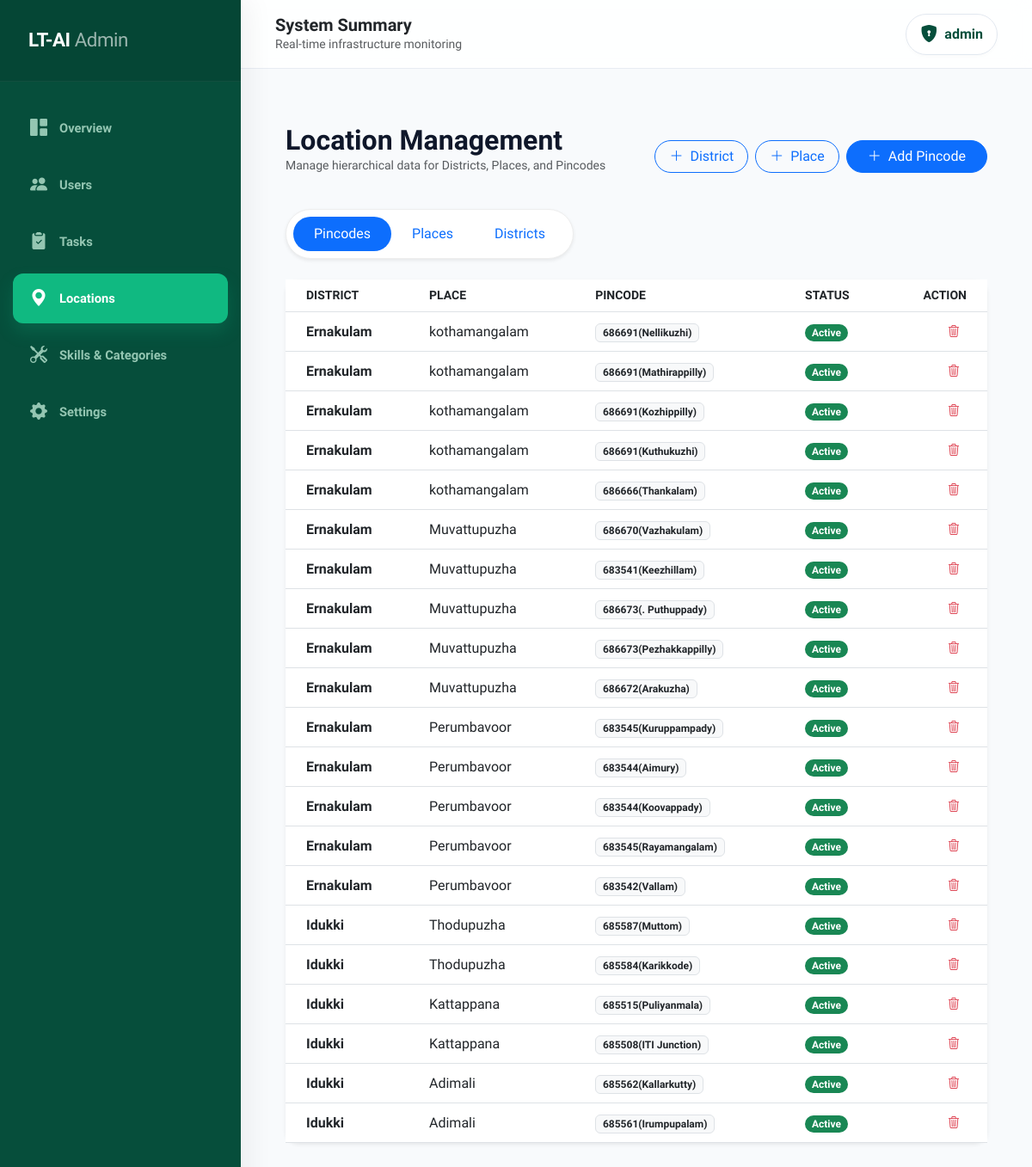
The page /admin-panel/location-management/ (signed in) on the database its author committed.
### accounts/models.py (models this page shows, shortened)
class User(AbstractUser):
    name = models.CharField(max_length=100)
    email = models.EmailField(unique=True)
    phone = models.CharField(max_length=15)
    ROLE_CHOICES = (
        ('giver', 'Giver'),
        ('doer', 'Doer'),
        ('admin', 'Admin'),
    )
    role = models.CharField(max_length=10, choices=ROLE_CHOICES)
    adhar_photo = models.ImageField(upload_to='adhar_photos/', null=True, blank=True)
    photo = models.ImageField(upload_to='profile_photos/', null=True, blank=True)
    certificate_file = models.FileField(upload_to='certificates/', null=True, blank=True)
    verification_attempts = models.IntegerField(default=0)
    approval_status = models.CharField(max_length=20, default='pending')
    status = models.CharField(max_length=20, default='Active')
    verification_live_photo = models.ImageField(
    upload_to='verification/live_photos/',
    null=True,
    blank=True
)
    USERNAME_FIELD = 'email'
    REQUIRED_FIELDS = ['username', 'name']

### adminpanel/models.py (models this page shows, shortened)
class Pincode(models.Model):
    place = models.ForeignKey(Place, on_delete=models.CASCADE, related_name='pincodes')
    pincode_number = models.CharField(max_length=10)
    status = models.CharField(max_length=20, default='Active')

class Place(models.Model):
    district = models.ForeignKey(District, on_delete=models.CASCADE, related_name='places')
    place_name = models.CharField(max_length=100)
    status = models.CharField(max_length=20, default='Active')

class District(models.Model):
    district_name = models.CharField(max_length=100)
    status = models.CharField(max_length=20, default='Active')

### adminpanel/views.py (the view, shortened to what this page needs)
# urls.py: path('location-management/', views.location_management, name='location_management'),
@user_passes_test(is_admin)
def location_management(request):
    context = {
        'districts': District.objects.all(),
        'places': Place.objects.all(),
        'pincodes': Pincode.objects.select_related('place__district').all(),
    }
    return render(request, 'adminpanel/location_management.html', context)

### adminpanel/views.py (called while the page is built)
def is_admin(user):
    return user.is_superuser

### adminpanel/templates/adminpanel/location_management.html (shortened to what this page needs)
{% extends 'adminpanel/base_admin.html' %}
{% block content %}
<link rel="stylesheet" href="https://cdn.jsdelivr.net/npm/sweetalert2@11/dist/sweetalert2.min.css">
<div class="container-fluid py-4">
    <div class="d-flex justify-content-between align-items-center mb-4">
        <div>
            <h2 class="fw-bold mb-0">Location Management</h2>
            <p class="text-muted small">Manage hierarchical data for Districts, Places, and Pincodes</p>
        </div>
        <div class="d-flex gap-2">
            <button class="btn btn-outline-primary rounded-pill px-3" data-bs-toggle="modal" data-bs-target="#addDistrictModal">
                <i class="bi bi-plus-lg me-1"></i> District
            </button>
            <button class="btn btn-outline-primary rounded-pill px-3" data-bs-toggle="modal" data-bs-target="#addPlaceModal">
                <i class="bi bi-plus-lg me-1"></i> Place
            </button>
            <button class="btn btn-primary rounded-pill px-4" data-bs-toggle="modal" data-bs-target="#addLocationModal">
                <i class="bi bi-plus-lg me-2"></i>Add Pincode
            </button>
        </div>
    </div>
    <ul class="nav nav-pills mb-4 bg-white p-2 shadow-sm rounded-pill" id="locationTab" role="tablist" style="width: fit-content; border: 1px solid #eee;">
        <li class="nav-item" role="presentation">
            <button class="nav-link active rounded-pill px-4" id="pincode-tab" data-bs-toggle="pill" data-bs-target="#pincode-pane" type="button" role="tab">Pincodes</button>
        </li>
        <li class="nav-item" role="presentation">
            <button class="nav-link rounded-pill px-4" id="place-tab" data-bs-toggle="pill" data-bs-target="#place-pane" type="button" role="tab">Places</button>
        </li>
        <li class="nav-item" role="presentation">
            <button class="nav-link rounded-pill px-4" id="district-tab" data-bs-toggle="pill" data-bs-target="#district-pane" type="button" role="tab">Districts</button>
        </li>
    </ul>
    <div class="tab-content" id="locationTabContent">
        <div class="tab-pane fade show active" id="pincode-pane" role="tabpanel">
            <div class="card border-0 shadow-sm" style="border-radius: 15px;">
                <div class="card-body p-0">
                    <div class="table-responsive">
                        <table class="table table-hover align-middle mb-0">
                            <thead class="bg-light text-muted small text-uppercase">
                                <tr>
                                    <th class="ps-4">District</th>
                                    <th>Place</th>
                                    <th>Pincode</th>
                                    <th>Status</th>
                                    <th class="text-end pe-4">Action</th>
                                </tr>
                            </thead>
                            <tbody>
                                {% for pin in pincodes %}
                                <tr>
                                    <td class="ps-4 fw-bold text-dark">{{ pin.place.district.district_name }}</td>
                                    <td>{{ pin.place.place_name }}</td>
                                    <td><span class="badge bg-light text-dark border">{{ pin.pincode_number }}</span></td>
                                    <td><span class="badge bg-success rounded-pill">{{ pin.status }}</span></td>
                                    <td class="text-end pe-4">
                                        <a href="javascript:void(0)" class="btn btn-sm btn-outline-danger border-0"
                                           onclick="confirmDelete('{% url 'delete_location' pin.id %}', 'Remove this pincode?')">
                                            <i class="bi bi-trash3"></i>
                                        </a>
                                    </td>
                                </tr>
                                {% empty %}
                                <tr><td colspan="5" class="text-center py-5 text-muted">No pincodes added yet.</td></tr>
                                {% endfor %}
                            </tbody>
                        </table>
                    </div>
                </div>
            </div>
        </div>
    </div>
</div>
{% endblock %}

### adminpanel/templates/adminpanel/base_admin.html (shortened to what this page needs)
<!DOCTYPE html>
<html lang="en">
<head>
    <link href="https://cdn.jsdelivr.net/npm/bootstrap@5.3.0/dist/css/bootstrap.min.css" rel="stylesheet">
    <link rel="stylesheet" href="https://cdn.jsdelivr.net/npm/bootstrap-icons@1.11.0/font/bootstrap-icons.css">
</head>
<body>
<div class="admin-sidebar">
    <div class="brand-section text-white">
        <span>LT-AI <span class="fw-light" style="opacity: 0.6;">Admin</span></span>
    </div>
    <div class="nav-group">
        <a href="{% url 'admin_dashboard' %}" class="admin-nav-link {% if request.resolver_match.url_name == 'admin_dashboard' %}active{% endif %}">
            <i class="bi bi-grid-1x2-fill"></i> Overview
        </a>
        <a href="{% url 'admin_user_management' %}" class="admin-nav-link {% if request.resolver_match.url_name == 'admin_user_management' %}active{% endif %}">
            <i class="bi bi-people-fill"></i> Users
        </a>
        <a href="{% url 'admin_task_management' %}" class="admin-nav-link {% if request.resolver_match.url_name == 'admin_task_management' %}active{% endif %}">
            <i class="bi bi-clipboard2-check-fill"></i> Tasks
        </a>
        <a href="{% url 'location_management' %}" class="admin-nav-link {% if request.resolver_match.url_name == 'location_management' %}active{% endif %}">
            <i class="bi bi-geo-alt-fill"></i> Locations
        </a>
        <a href="{% url 'skill_management' %}" class="admin-nav-link {% if request.resolver_match.url_name == 'skill_management' %}active{% endif %}">
            <i class="bi bi-tools"></i> Skills & Categories
        </a>
        <a href="#" class="admin-nav-link">
            <i class="bi bi-gear-fill"></i> Settings
        </a>
    </div>
</div>
<div class="admin-main">
    <header class="admin-header">
        <div class="search-bar">
            <h5 class="fw-bold mb-0 text-dark">System Summary</h5>
            <p class="text-muted small mb-0 d-none d-md-block">Real-time infrastructure monitoring</p>
        </div>
        <div class="user-profile dropdown">
            <button class="btn border-0 rounded-pill px-3 py-2 d-flex align-items-center"
                    style="color: var(--sidebar-dark); font-weight: 700;"
                    data-bs-toggle="dropdown">
                <i class="bi bi-shield-lock-fill me-2 fs-5 text-emerald-600"></i>
                {{ user.name }}
            </button>
        </div>
    </header>
    <div class="content-body">
        {% block content %}{% endblock %}
    </div>
</div>
</body>
</html>

### adminpanel/templates/adminpanel/base_admin.html (style rules this page uses)
:root { --admin-bg: #f8fafc; --sidebar-dark: #064e3b; --accent-color: #10b981; --accent-hover: #059669; --text-main: #0f172a; --sidebar-width: 280px; --header-height: 80px; }
body { font-family: 'Plus Jakarta Sans', sans-serif; background-color: var(--admin-bg); color: var(--text-main); margin: 0; overflow-x: hidden; }
.admin-sidebar { width: var(--sidebar-width); position: fixed; top: 0; bottom: 0; left: 0; z-index: 1050; background: var(--sidebar-dark); transition: all 0.3s cubic-bezier(0.4, 0, 0.2, 1); box-shadow: 10px 0 30px rgba(0, 0, 0, 0.05); display: flex; flex-direction: column; }
.brand-section { padding: 30px 25px; font-size: 1.4rem; font-weight: 800; letter-spacing: -0.5px; background: rgba(0, 0, 0, 0.1); border-bottom: 1px solid rgba(255, 255, 255, 0.05); display: flex; align-items: center; }
.nav-group { padding: 25px 15px; flex: 1; }
.admin-nav-link { color: rgba(209, 250, 229, 0.7); padding: 14px 20px; margin-bottom: 8px; display: flex; align-items: center; text-decoration: none; transition: all 0.25s ease; font-weight: 600; font-size: 0.92rem; border-radius: 12px; }
.admin-nav-link i { font-size: 1.25rem; margin-right: 14px; transition: transform 0.2s ease; }
.admin-nav-link.active { color: #ffffff; background: var(--accent-color); box-shadow: 0 10px 20px rgba(16, 185, 129, 0.2); }
.admin-nav-link.active i { color: #ffffff; }
.admin-main { margin-left: var(--sidebar-width); min-height: 100vh; display: flex; flex-direction: column; }
.admin-header { background: rgba(255, 255, 255, 0.85); backdrop-filter: blur(12px); padding: 0 40px; height: var(--header-height); border-bottom: 1px solid rgba(226, 232, 240, 0.8); display: flex; justify-content: space-between; align-items: center; position: sticky; top: 0; z-index: 1000; }
.content-body { padding: 40px; flex: 1; animation: fadeIn 0.5s ease-out; }
.user-profile .btn { background: #ffffff; border: 1px solid #e2e8f0 !important; box-shadow: 0 2px 4px rgba(0,0,0,0.02); transition: all 0.2s; }

### rows shown on the page
User: name "admin"
Pincode: place.district.district_name "Ernakulam", place.place_name "kothamangalam", pincode_number "686691(Nellikuzhi)", status "Active"
Pincode: place.district.district_name "Ernakulam", place.place_name "kothamangalam", pincode_number "686691(Mathirappilly)", status "Active"
Pincode: place.district.district_name "Ernakulam", place.place_name "kothamangalam", pincode_number "686691(Kozhippilly)", status "Active"
Pincode: place.district.district_name "Ernakulam", place.place_name "kothamangalam", pincode_number "686691(Kuthukuzhi)", status "Active"
Pincode: place.district.district_name "Ernakulam", place.place_name "kothamangalam", pincode_number "686666(Thankalam)", status "Active"
Pincode: place.district.district_name "Ernakulam", place.place_name "Muvattupuzha", pincode_number "686670(Vazhakulam)", status "Active"
Pincode: place.district.district_name "Ernakulam", place.place_name "Muvattupuzha", pincode_number "683541(Keezhillam)", status "Active"
Pincode: place.district.district_name "Ernakulam", place.place_name "Muvattupuzha", pincode_number "686673(. Puthuppady)", status "Active"
Pincode: place.district.district_name "Ernakulam", place.place_name "Muvattupuzha", pincode_number "686673(Pezhakkappilly)", status "Active"
Pincode: place.district.district_name "Ernakulam", place.place_name "Muvattupuzha", pincode_number "686672(Arakuzha)", status "Active"
Pincode: place.district.district_name "Ernakulam", place.place_name "Perumbavoor", pincode_number "683545(Kuruppampady)", status "Active"
Pincode: place.district.district_name "Ernakulam", place.place_name "Perumbavoor", pincode_number "683544(Aimury)", status "Active"
Pincode: place.district.district_name "Ernakulam", place.place_name "Perumbavoor", pincode_number "683544(Koovappady)", status "Active"
Pincode: place.district.district_name "Ernakulam", place.place_name "Perumbavoor", pincode_number "683545(Rayamangalam)", status "Active"
Pincode: place.district.district_name "Ernakulam", place.place_name "Perumbavoor", pincode_number "683542(Vallam)", status "Active"
Pincode: place.district.district_name "Idukki", place.place_name "Thodupuzha", pincode_number "685587(Muttom)", status "Active"
Pincode: place.district.district_name "Idukki", place.place_name "Thodupuzha", pincode_number "685584(Karikkode)", status "Active"
Pincode: place.district.district_name "Idukki", place.place_name "Kattappana", pincode_number "685515(Puliyanmala)", status "Active"
Pincode: place.district.district_name "Idukki", place.place_name "Kattappana", pincode_number "685508(ITI Junction)", status "Active"
Pincode: place.district.district_name "Idukki", place.place_name "Adimali", pincode_number "685562(Kallarkutty)", status "Active"
Pincode: place.district.district_name "Idukki", place.place_name "Adimali", pincode_number "685561(Irumpupalam)", status "Active"
